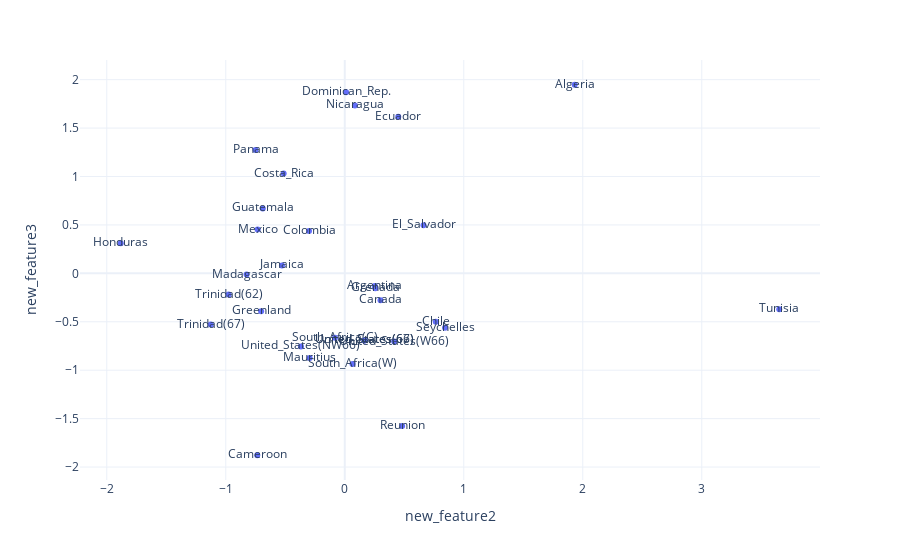

The notebook cell this image was saved under:
### Code cell
temp = pd.DataFrame(
    fa_vari.transform(scaled_data),
    columns=["new_feature1", "new_feature2", "new_feature3"]
)

px.scatter(temp,x = "new_feature2", y = "new_feature3", text=df_paises.index,template = "plotly_white")

### Figure 1 — Plotly figure (JSON) as saved in the notebook; plotly's stock layout.template omitted (floating-point values rounded to 4 significant figures)
{"data": [{"hovertemplate": "new_feature2=%{x}<br>new_feature3=%{y}<br>text=%{text}<extra></extra>", "legendgroup": "", "marker": {"color": "#636efa", "symbol": "circle"}, "mode": "markers+text", "name": "", "orientation": "v", "showlegend": false, "text": ["Algeria", "Cameroon", "Madagascar", "Mauritius", "Reunion", "Seychelles", "South_Africa(C)", "South_Africa(W)", "Tunisia", "Canada", "Costa_Rica", "Dominican_Rep.", "El_Salvador", "Greenland", "Grenada", "Guatemala", "Honduras", "Jamaica", "Mexico", "Nicaragua", "Panama", "Trinidad(62)", "Trinidad(67)", "United_States(66)", "United_States(NW66)", "United_States(W66)", "United_States(67)", "Argentina", "Chile", "Colombia", "Ecuador"], "type": "scatter", "x": [1.932, -0.7353, -0.825, -0.2951, 0.4822, 0.8427, -0.08198, 0.06508, 3.651, 0.3005, -0.5134, 0.01129, 0.6618, -0.7027, 0.2566, -0.6889, -1.882, -0.5278, -0.7321, 0.08543, -0.75, -0.9757, -1.126, 0.1666, -0.3683, 0.4155, 0.1666, 0.2522, 0.7647, -0.3003, 0.4498], "xaxis": "x", "y": [1.947, -1.878, -0.01232, -0.8728, -1.576, -0.5612, -0.665, -0.9352, -0.3704, -0.278, 1.03, 1.869, 0.4965, -0.392, -0.1548, 0.67, 0.3114, 0.08165, 0.4515, 1.734, 1.273, -0.2191, -0.5282, -0.693, -0.7552, -0.7037, -0.693, -0.1303, -0.5001, 0.4363, 1.618], "yaxis": "y"}], "layout": {"legend": {"tracegroupgap": 0}, "margin": {"t": 60}, "xaxis": {"anchor": "y", "domain": [0, 1], "title": {"text": "new_feature2"}}, "yaxis": {"anchor": "x", "domain": [0, 1], "title": {"text": "new_feature3"}}}}
